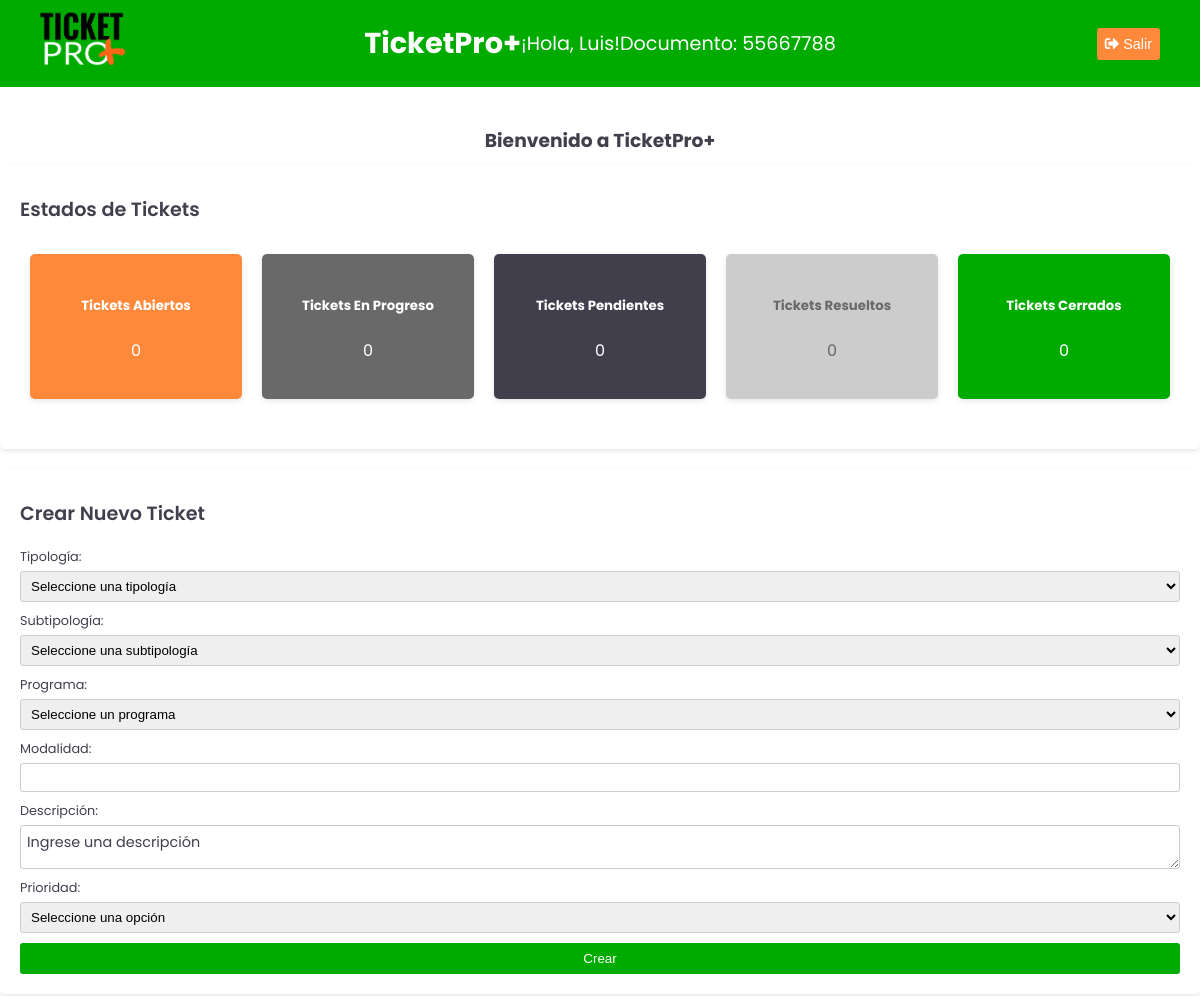
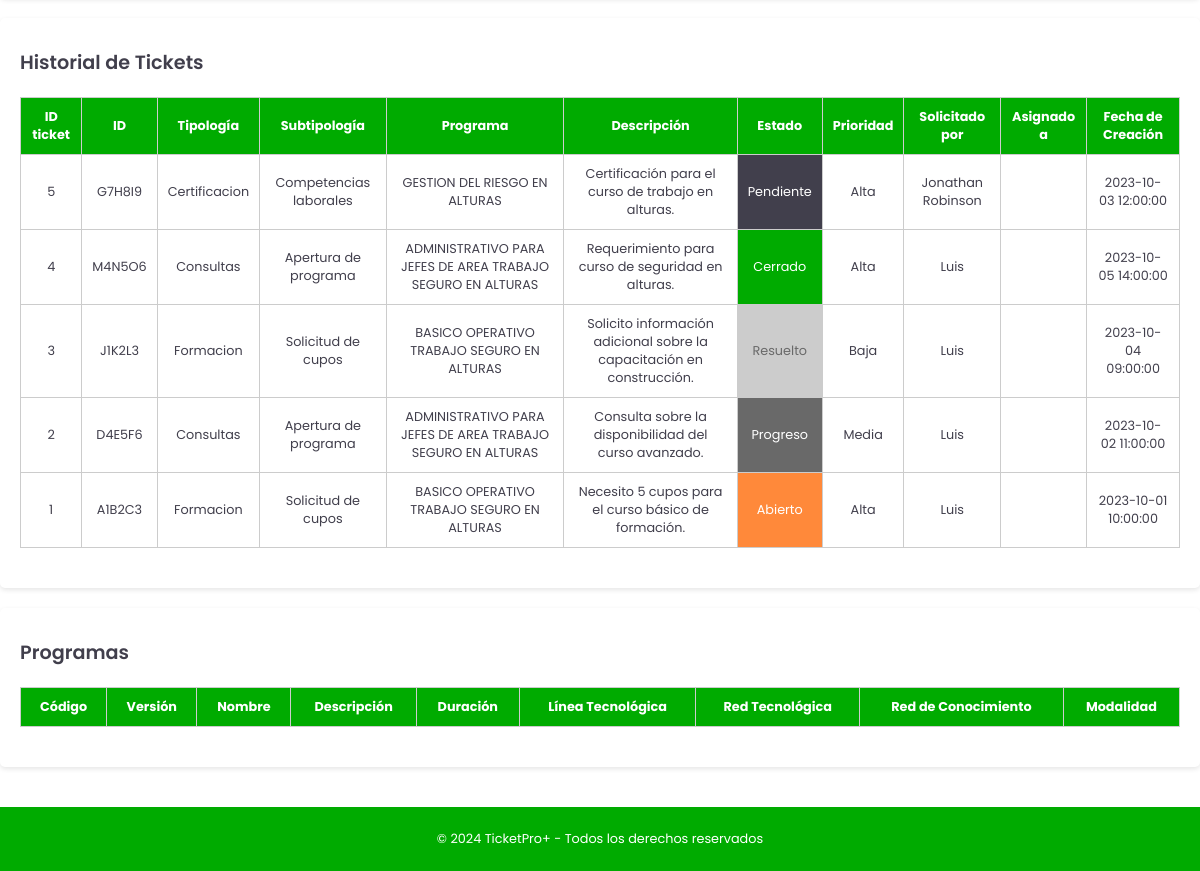
Page /src/pages/Home/home.php (signed in) on the committed database (2 pictures, top to bottom).
### tables this page shows
CREATE TABLE `usuarios` (
  `id_usuario` int(11) NOT NULL,
  `tipo_documento` varchar(255) NOT NULL,
  `documento` varchar(255) NOT NULL,
  `nombre` varchar(255) NOT NULL,
  `apellido` varchar(255) NOT NULL,
  `email` varchar(255) NOT NULL,
  `telefono` varchar(20) DEFAULT NULL,
  `departamento` varchar(255) DEFAULT NULL,
  `municipio` varchar(255) DEFAULT NULL,
  `password` varchar(255) NOT NULL,
  `id_rol` int(11) NOT NULL,
  `estado` enum('Activo','Inactivo') NOT NULL DEFAULT 'Activo',
  `fecha_registro` datetime NOT NULL DEFAULT current_timestamp()
);

CREATE TABLE `ticket` (
  `id_ticket` int(11) NOT NULL,
  `id_usuario` int(11) NOT NULL,
  `numero_ticket` varchar(50) NOT NULL,
  `descripcion` text NOT NULL,
  `prioridad` enum('Alta','Media','Baja') NOT NULL,
  `estado` enum('Abierto','Progreso','Pendiente','Resuelto','Cerrado') NOT NULL,
  `id_rol` int(11) DEFAULT NULL,
  `id_programa` int(11) DEFAULT NULL,
  `id_tipologia` int(11) DEFAULT NULL,
  `fecha_creacion` datetime NOT NULL DEFAULT current_timestamp(),
  `fecha_actualizacion` datetime NOT NULL DEFAULT current_timestamp() ON UPDATE current_timestamp()
);

CREATE TABLE `tipologias` (
  `id_tipologia` int(11) NOT NULL,
  `tipologia` enum('Formacion','Consultas','Certificacion','PQRSF','Otro') NOT NULL,
  `subtipologia` varchar(255) NOT NULL,
  `id_rol` int(11) DEFAULT NULL,
  `estado_tipologia` enum('Activo','Inactivo') NOT NULL DEFAULT 'Activo',
  `fecha_creacion` datetime NOT NULL DEFAULT current_timestamp()
);

CREATE TABLE `programas` (
  `id_programa` int(11) NOT NULL,
  `codigo` varchar(50) NOT NULL,
  `version` varchar(50) NOT NULL,
  `nombre` varchar(255) NOT NULL,
  `descripcion` text DEFAULT NULL,
  `duracion` int(11) NOT NULL,
  `linea_tecnologica` varchar(255) NOT NULL,
  `red_tecnologica` varchar(255) NOT NULL,
  `red_de_conocimiento` varchar(255) NOT NULL,
  `modalidad` varchar(255) NOT NULL,
  `id_tipologia` int(11) NOT NULL,
  `estado` enum('Activo','Inactivo') NOT NULL DEFAULT 'Activo',
  `fecha_creacion` datetime NOT NULL DEFAULT current_timestamp()
);

### src/pages/Auth/session_user.php (called while the page is built, shortened)
<?php
include '../../connections/config.php';
$consulta = "SELECT nombre, documento FROM Usuarios WHERE documento = ?";
if ($stmt = $conexion->prepare($consulta)) {
    $stmt->bind_param("s", $_SESSION['documento']);
    $stmt->execute();
    $stmt->bind_result($nombre, $documento);
} else {
    die("Error en la consulta: " . $conexion->error);
}
?>

### src/pages/Home/get_tickets_recientes.php (the view)
<?php
include '../../connections/config.php';
$sql_tickets_recientes = "SELECT t.id_ticket, t.numero_ticket, tip.tipologia, tip.subtipologia, p.nombre AS programa, t.descripcion, t.estado, t.prioridad, u.nombre AS solicitado_por, a.nombre AS asignado_a, t.fecha_creacion
                          FROM Ticket t
                          JOIN Usuarios u ON t.id_usuario = u.id_usuario
                          LEFT JOIN Usuarios a ON t.id_rol = a.id_usuario
                          LEFT JOIN Programas p ON t.id_programa = p.id_programa
                          LEFT JOIN Tipologias tip ON t.id_tipologia = tip.id_tipologia
                          ORDER BY t.id_ticket DESC
                          LIMIT 100";
$result_tickets_recientes = $conexion->query($sql_tickets_recientes);
$output = '';
while ($row = $result_tickets_recientes->fetch_assoc()) {
    $estado_clase = '';
    switch (strtolower($row['estado'])) {
        case 'abierto':
            $estado_clase = 'ticket-abierto';
            break;
        case 'cerrado':
            $estado_clase = 'ticket-cerrado';
            break;
        case 'pendiente':
            $estado_clase = 'ticket-pendiente';
            break;
        case 'progreso':
            $estado_clase = 'ticket-progreso';
            break;
        case 'resuelto':
            $estado_clase = 'ticket-resuelto';
            break;
    }
    $output .= '<tr>';
    $output .= '<td>' . htmlspecialchars($row['id_ticket']) . '</td>';
    $output .= '<td>' . htmlspecialchars($row['numero_ticket']) . '</td>';
    $output .= '<td>' . htmlspecialchars($row['tipologia']) . '</td>';
    $output .= '<td>' . htmlspecialchars($row['subtipologia']) . '</td>';
    $output .= '<td>' . htmlspecialchars($row['programa']) . '</td>';
    $output .= '<td>' . htmlspecialchars($row['descripcion']) . '</td>';
    $output .= '<td class="' . $estado_clase . '">' . ucfirst(htmlspecialchars($row['estado'])) . '</td>';
    $output .= '<td>' . htmlspecialchars($row['prioridad']) . '</td>';
    $output .= '<td>' . htmlspecialchars($row['solicitado_por']) . '</td>';
    $output .= '<td>' . htmlspecialchars($row['asignado_a']) . '</td>';
    $output .= '<td>' . htmlspecialchars($row['fecha_creacion']) . '</td>';
    $output .= '</tr>';
}
echo $output;
?>

### src/pages/Home/home.php (shortened to what this page needs)
<?php include '../Auth/session_user.php'; ?>
<!DOCTYPE html>
<html lang="es">
<head>
    <link rel="stylesheet" href="../../../assets/css/home.css">
    <link rel="stylesheet" href="https://cdnjs.cloudflare.com/ajax/libs/font-awesome/5.15.4/css/all.min.css">
    <link rel="stylesheet" type="text/css" href="https://cdn.datatables.net/1.11.5/css/jquery.dataTables.min.css">
</head>
<body>
    <header>
        <a href="../../../index.php" class="logo">
            <img src="../../../assets/images/logoticket.png" alt="TicketPro+ Logo">
        </a>
        <section class="textos-header">
            <h1 class="titulo1">TicketPro+</h1>
            <p>¡Hola, <?php echo htmlspecialchars($nombre); ?>!</p>
            <p>Documento: <?php echo htmlspecialchars($documento); ?></p>
        </section>
        <nav>
            <form action="" method="post">
                <button type="submit" name="cerrar_sesion" class="logout-button"><i class="fas fa-sign-out-alt"></i> Salir</button>
            </form>
        </nav>
    </header>
    <main>
        <h3>Bienvenido a TicketPro+</h3>
        <div class="dashboard">
            <section class="module estados">
                <h4 class="titulos_tablas">Estados de Tickets</h4>
                <div class="estados-container" id="estados-container">
                    <div class="estado ticket-abierto">
                        <h5>Tickets Abiertos</h5>
                        <p id="tickets-abiertos">0</p>
                    </div>
                    <div class="estado ticket-progreso">
                        <h5>Tickets En Progreso</h5>
                        <p id="tickets-progreso">0</p>
                    </div>
                    <div class="estado ticket-pendiente">
                        <h5>Tickets Pendientes</h5>
                        <p id="tickets-pendientes">0</p>
                    </div>
                    <div class="estado ticket-resuelto">
                        <h5>Tickets Resueltos</h5>
                        <p id="tickets-resueltos">0</p>
                    </div>
                    <div class="estado ticket-cerrado">
                        <h5>Tickets Cerrados</h5>
                        <p id="tickets-cerrados">0</p>
                    </div>
                </div>
            </section>
            <section class="module">
                <h4 class="titulos_tablas">Crear Nuevo Ticket</h4>
                <form id="nueva-solicitud-form" method="POST" action="crear_ticket.php">
                    <label for="tipologia">Tipología:</label>
                    <select id="tipologia" name="tipologia" required>
                        <option value="" disabled selected>Seleccione una tipología</option>
                    </select>
                    <label for="subtipologia">Subtipología:</label>
                    <select id="subtipologia" name="subtipologia" required>
                        <option value="" disabled selected>Seleccione una subtipología</option>
                    </select>
                    <label for="programa">Programa:</label>
                    <select id="programa" name="programa" required>
                        <option value="" disabled selected>Seleccione un programa</option>
                    </select>
                    <label for="modalidad">Modalidad:</label>
                    <input type="text" id="modalidad" name="modalidad" readonly>
                    <label for="descripcion">Descripción:</label>
                    <textarea id="descripcion" name="descripcion" placeholder="Ingrese una descripción" required></textarea>
                    <label for="prioridad">Prioridad:</label>
                    <select id="prioridad" name="prioridad" required>
                        <option value="" disabled selected>Seleccione una opción</option>
                    </select>
                    <button type="submit">Crear</button>
                </form>
            </section>
            <section class="module tickets-recientes">
                <h4 class="titulos_tablas">Historial de Tickets</h4>
                <table id="miTablaTickets" class="display">
                    <thead>
                        <tr>
                            <th>ID ticket</th>
                            <th>ID</th>
                            <th>Tipología</th>
                            <th>Subtipología</th>
                            <th>Programa</th>
                            <th>Descripción</th>
                            <th>Estado</th>
                            <th>Prioridad</th>
                            <th>Solicitado por</th>
                            <th>Asignado a</th>
                            <th>Fecha de Creación</th>
                        </tr>
                    </thead>
                    <tbody id="tickets-recientes-list">
                        <?php include 'get_tickets_recientes.php'; ?>
                    </tbody>
                </table>
            </section>
            <section class="module programas">
                <h4 class="titulos_tablas">Programas</h4>
                <table id="miTablaProgramas" class="display">
                    <thead>
                        <tr>
                            <th>Código</th>
                            <th>Versión</th>
                            <th>Nombre</th>
                            <th>Descripción</th>
                            <th>Duración</th>
                            <th>Línea Tecnológica</th>
                            <th>Red Tecnológica</th>
                            <th>Red de Conocimiento</th>
                            <th>Modalidad</th>
                        </tr>
                    </thead>
                </table>
            </section>
        </div>
    </main>
    <footer>
        <p>&copy; 2024 TicketPro+ - Todos los derechos reservados</p>
    </footer>
</body>
</html>

### assets/css/home.css (style rules this page uses)
:root { --color-blanco: #ffffff; --color-gris-oscuro: #413f4c; --color-verde: #00AB00; --color-gris: #696969; --color-naranja: #ff893a; --color-gris-claro: #cccccc; }
body { font-family: "Poppins", sans-serif; margin: 0; padding: 0; display: flex; flex-direction: column; min-height: 100vh; background-color: var(--color-blanco); color: var(--color-gris-oscuro); }
header { background-color: var(--color-verde); color: var(--color-blanco); padding: 10px 20px; display: flex; justify-content: space-between; align-items: center; position: relative; }
.textos-header { position: absolute; top: 50%; left: 50%; transform: translate(-50%, -50%); display: flex; align-items: center; font-size: 1rem; z-index: 1; }
.textos-header h1 { margin: 0; }
.logo { margin-left: 20px; }
.logo img { height: 50px; width: auto; transition: transform 0.3s, border-radius 0.3s; }
nav { margin-right: 20px; }
.logout-button { padding: 8px; font-size: 0.9rem; background-color: var(--color-naranja); color: var(--color-blanco); border: none; border-radius: 3px; cursor: pointer; transition: background-color 0.3s ease; }
main { flex: 1; display: flex; flex-direction: column; align-items: center; padding: 20px; }
h3 { margin-bottom: 10px; }
.module { background-color: var(--color-blanco); padding: 20px; border-radius: 5px; box-shadow: 0 2px 5px rgba(0, 0, 0, 0.1); margin-bottom: 20px; width: 100%; max-width: 1100px; }
.module h4 { color: var(--color-gris-oscuro); margin: 10px 0 20px; }
.titulos_tablas { color: var(--color-gris-oscuro); margin-bottom: 10px; font-size: 1.2rem; font-weight: 600; }
option, #tipo_de_formacion::placeholder, #programa::placeholder, #modalidad::placeholder, #descripcion::placeholder { font-family: "Poppins", sans-serif; font-size: 0.9rem; color: var(--color-gris-oscuro); opacity: 1; }
.dashboard { display: flex; flex-direction: column; align-items: center; justify-content: center; min-height: 100vh; }
footer { background-color: var(--color-verde); color: var(--color-blanco); padding: 10px 0; text-align: center; font-size: 0.8rem; }
#nueva-solicitud-form { display: flex; flex-direction: column; width: 100%; }
#nueva-solicitud-form label { margin-bottom: 5px; color: var(--color-gris-oscuro); font-size: 0.8rem; }
#nueva-solicitud-form input, #nueva-solicitud-form textarea, #nueva-solicitud-form select { padding: 6px; margin-bottom: 10px; border: 1px solid var(--color-gris-claro); border-radius: 3px; }
#nueva-solicitud-form button { padding: 8px 12px; background-color: var(--color-verde); color: var(--color-blanco); border: none; border-radius: 3px; cursor: pointer; transition: background-color 0.3s ease; }
.estados-container { display: flex; justify-content: center; flex-wrap: wrap; margin-bottom: 20px; }
.estado { background-color: var(--color-blanco); padding: 20px; border-radius: 5px; box-shadow: 0 2px 5px rgba(0, 0, 0, 0.1); margin: 10px; text-align: center; flex: 1; min-width: 150px; max-width: 300px; }
.tickets-recientes table, .programas table { width: 100%; border-collapse: collapse; margin-bottom: 20px; font-size: 0.8rem; }
.tickets-recientes th, .tickets-recientes td, .programas th, .programas td { padding: 10px; border: 1px solid var(--color-gris-claro); text-align: center; }
.tickets-recientes th, .programas th { background-color: var(--color-verde); color: var(--color-blanco); }
.ticket-abierto { background-color: var(--color-naranja); color: var(--color-blanco); }
.ticket-cerrado, .ticket-pendiente, .ticket-progreso, .ticket-resuelto { color: var(--color-blanco); }
.ticket-cerrado { background-color: var(--color-verde); }
.ticket-pendiente { background-color: var(--color-gris-oscuro); }
.ticket-progreso { background-color: var(--color-gris); }
.ticket-resuelto { background-color: var(--color-gris-claro); color: var(--color-gris); }
@media (min-width: 901px) { .textos-header { font-size: 1.2rem; } }
@media (min-width: 901px) { .logo img { height: 60px; } }
@media (min-width: 901px) { .module { max-width: 1200px; } }

### rows in the picture
usuarios: nombre "Luis", documento "55667788"
ticket: id_ticket "5", numero_ticket "G7H8I9", id_tipologia.tipologia "Certificacion", id_tipologia.subtipologia "Competencias laborales", id_programa.nombre "GESTION DEL RIESGO EN ALTURAS", descripcion "Certificación para el curso de trabajo en alturas.", estado "Pendiente", prioridad "Alta", id_usuario.nombre "Jonathan Robinson", fecha_creacion "2023-10-03 12:00:00"
ticket: id_ticket "4", numero_ticket "M4N5O6", id_tipologia.tipologia "Consultas", id_tipologia.subtipologia "Apertura de programa", id_programa.nombre "ADMINISTRATIVO PARA JEFES DE AREA TRABAJO SEGURO EN ALTURAS", descripcion "Requerimiento para curso de seguridad en alturas.", estado "Cerrado", prioridad "Alta", id_usuario.nombre "Luis", fecha_creacion "2023-10-05 14:00:00"
ticket: id_ticket "3", numero_ticket "J1K2L3", id_tipologia.tipologia "Formacion", id_tipologia.subtipologia "Solicitud de cupos", id_programa.nombre "BASICO OPERATIVO TRABAJO SEGURO EN ALTURAS", descripcion "Solicito información adicional sobre la capacitación en construcción.", estado "Resuelto", prioridad "Baja", id_usuario.nombre "Luis", fecha_creacion "2023-10-04 09:00:00"
ticket: id_ticket "2", numero_ticket "D4E5F6", id_tipologia.tipologia "Consultas", id_tipologia.subtipologia "Apertura de programa", id_programa.nombre "ADMINISTRATIVO PARA JEFES DE AREA TRABAJO SEGURO EN ALTURAS", descripcion "Consulta sobre la disponibilidad del curso avanzado.", estado "Progreso", prioridad "Media", id_usuario.nombre "Luis", fecha_creacion "2023-10-02 11:00:00"
ticket: id_ticket "1", numero_ticket "A1B2C3", id_tipologia.tipologia "Formacion", id_tipologia.subtipologia "Solicitud de cupos", id_programa.nombre "BASICO OPERATIVO TRABAJO SEGURO EN ALTURAS", descripcion "Necesito 5 cupos para el curso básico de formación.", estado "Abierto", prioridad "Alta", id_usuario.nombre "Luis", fecha_creacion "2023-10-01 10:00:00"
